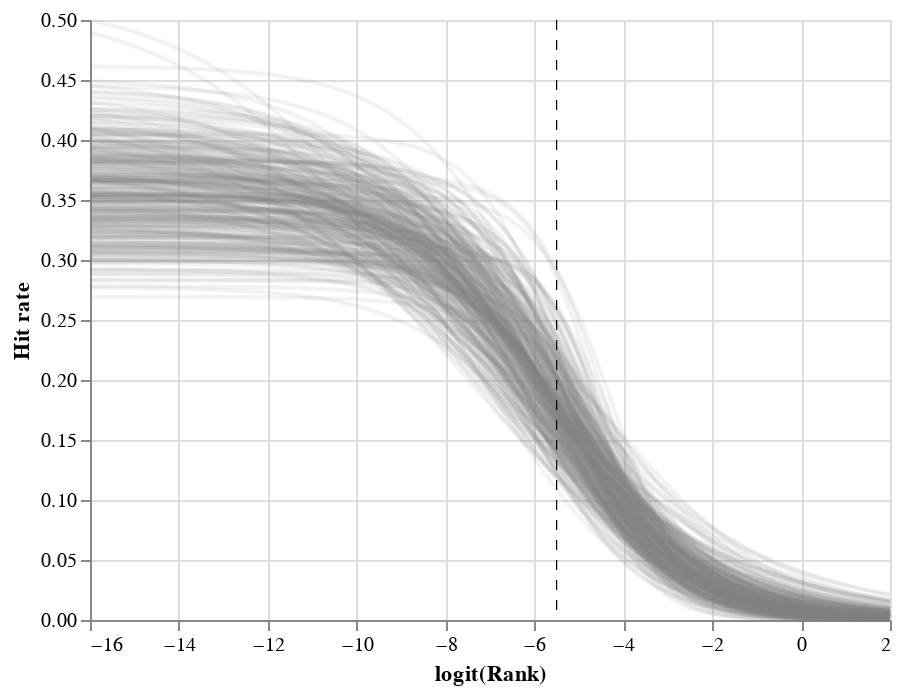

This figure's notebook cell:
### Code cell
from altair import expr, datum
import altair as alt

x = np.linspace(-16, 2, 100)
line_source = pd.DataFrame({'Score':x})
base = alt.Chart(line_source).mark_line(color='gray', opacity=0.1).encode(
    x = alt.X('Score:Q', title='logit(Rank)'),
    y = alt.Y('Hit rate:Q', title='Hit rate')
)

lines = []
for i in range(300):
    sample_idx = np.random.choice(trace['height'].shape[0])
    height =trace['height'][sample_idx]
    slope = trace['slope'][sample_idx]
    middle = trace['middle'][sample_idx]
    
    lines.append(base.transform_calculate(
        as_='Hit rate', 
        calculate = height * 1/ (1 + expr.exp( - (middle+datum.Score)*slope))
    ))
    
    

hline2 = alt.Chart(line_source).mark_rule(size=0.2, strokeDash=[5, 5]).encode(
    x=alt.X('hline2:Q', title='logit(Rank)'),
)

ch = alt.layer(base, *lines, hline2,).transform_calculate(hline2="-5.5")
ch
